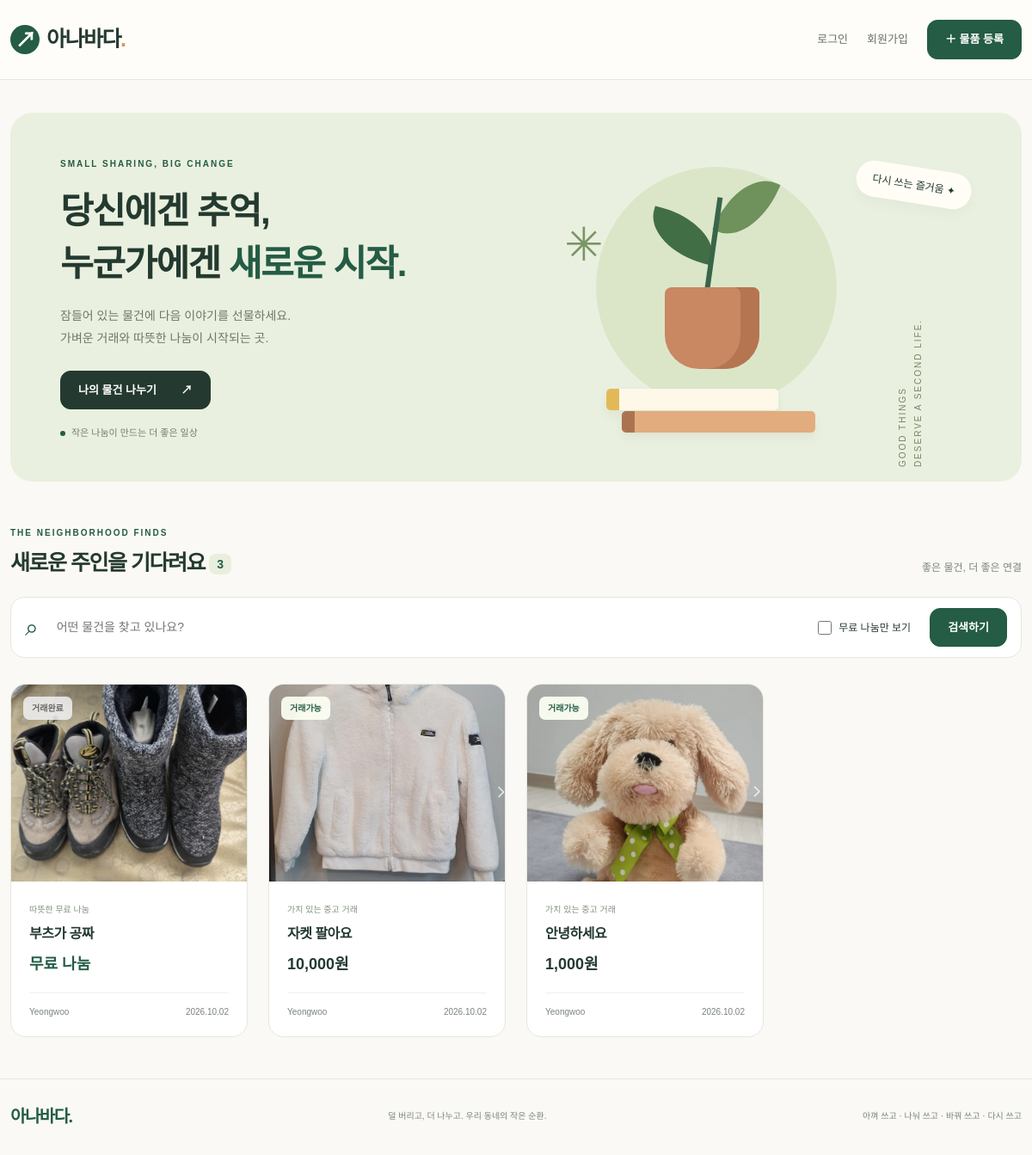
The page / on the database its author committed.
### models.py (models this page shows, shortened)
class Item(db.Model):
    id = db.Column(db.Integer, primary_key=True)
    title = db.Column(db.String(100), nullable=False)
    description = db.Column(db.Text, nullable=False)
    price = db.Column(db.Integer, nullable=False, default=0)
    image_filename = db.Column(db.String(200))
    status = db.Column(db.String(20), nullable=False, default='거래가능')
    author_id = db.Column(db.Integer, db.ForeignKey('user.id'), nullable=False)
    author = db.relationship('User', back_populates='items')
    created_at = db.Column(db.DateTime, default=now, nullable=False)
    updated_at = db.Column(db.DateTime, default=now, onupdate=now, nullable=False)

class User(UserMixin, db.Model):
    id = db.Column(db.Integer, primary_key=True)
    username = db.Column(db.String(40), unique=True, nullable=False)
    password_hash = db.Column(db.String(256), nullable=False)
    items = db.relationship('Item', back_populates='author')

### app.py (the view)
    @app.route('/')
    def index():
        q = request.args.get('q', '').strip()[:100]
        free = request.args.get('free') == '1'
        query = Item.query
        if q:
            escaped = q.replace('\\', '\\\\').replace('%', '\\%').replace('_', '\\_')
            query = query.filter(or_(Item.title.ilike(f'%{escaped}%', escape='\\'), Item.description.ilike(f'%{escaped}%', escape='\\')))
        if free:
            query = query.filter(Item.price == 0)
        pagination = query.order_by(Item.created_at.desc(), Item.id.desc()).paginate(page=request.args.get('page', 1, type=int), per_page=12, error_out=False)
        return render_template('index.html', items=pagination.items, pagination=pagination, q=q, free=free)

### templates/index.html (shortened to what this page needs)
{% extends 'base.html' %}
{% block content %}
<section class="hero">
  <div class="hero-copy"><span class="eyebrow">SMALL SHARING, BIG CHANGE</span><h1>당신에겐 추억,<br>누군가에겐 <em>새로운 시작.</em></h1><p>잠들어 있는 물건에 다음 이야기를 선물하세요.<br>가벼운 거래와 따뜻한 나눔이 시작되는 곳.</p><a class="btn btn-dark" href="{{ url_for('item_form') }}">나의 물건 나누기 <span>↗</span></a><div class="hero-note"><span class="mini-dot"></span> 작은 나눔이 만드는 더 좋은 일상</div></div>
  <div class="hero-art" aria-hidden="true"><div class="orbit"></div><span class="art-tag">다시 쓰는 즐거움 ✦</span><div class="plant"><div class="leaf leaf-one"></div><div class="leaf leaf-two"></div><div class="stem"></div><div class="pot"></div></div><div class="book book-one"></div><div class="book book-two"></div><div class="art-caption">GOOD THINGS<br>DESERVE A SECOND LIFE.</div><span class="spark">✳</span></div>
</section>
<section class="listing-section"><div class="section-heading"><div><span class="eyebrow">THE NEIGHBORHOOD FINDS</span><h2>새로운 주인을 기다려요 <span class="count">{{ pagination.total }}</span></h2></div><span class="section-note">좋은 물건, 더 좋은 연결</span></div>
<form class="search-bar" method="get"><div class="search-input"><span aria-hidden="true">⌕</span><input name="q" type="search" value="{{ q }}" placeholder="어떤 물건을 찾고 있나요?" aria-label="제목 또는 설명 검색"></div><label class="free-filter"><input type="checkbox" name="free" value="1" {% if free %}checked{% endif %}> 무료 나눔만 보기</label><button class="btn btn-primary">검색하기</button>{% if q or free %}<a class="reset" href="{{ url_for('index') }}">초기화</a>{% endif %}</form>
<div class="row g-4">{% for item in items %}<div class="col-12 col-sm-6 col-lg-4 col-xl-3"><a class="item-card {% if item.status == '거래완료' %}completed{% endif %}" href="{{ url_for('item_detail', item_id=item.id) }}"><div class="item-photo">{% if item.image_filename %}<img src="{{ url_for('static', filename='uploads/' + item.image_filename) }}" alt="{{ item.title }}" loading="lazy">{% else %}<div class="photo-placeholder"><span>↗</span><small>새로운 이야기를 기다려요</small></div>{% endif %}<span class="status-badge {% if item.status == '거래완료' %}is-done{% endif %}">{{ item.status }}</span></div><div class="card-content"><span class="item-kind">{{ '따뜻한 무료 나눔' if item.price == 0 else '가치 있는 중고 거래' }}</span><h3>{{ item.title }}</h3><div class="price {% if item.price == 0 %}free-price{% endif %}">{{ '무료 나눔' if item.price == 0 else '{:,}원'.format(item.price) }}</div><div class="card-meta"><span>{{ item.author.username }}</span><time>{{ item.created_at.strftime('%Y.%m.%d') }}</time></div></div></a></div>{% else %}<div class="empty-state"><span>✳</span><h3>{{ '검색 결과가 없어요' if q or free else '첫 번째 나눔을 기다리고 있어요' }}</h3><p>{{ '다른 검색어나 필터로 찾아보세요.' if q or free else '집 안의 작은 물건부터 새로운 이야기를 시작해 보세요.' }}</p><a class="btn btn-primary" href="{{ url_for('item_form') }}">물품 등록하기 ↗</a></div>{% endfor %}</div>
</section>
{% endblock %}

### templates/base.html (shortened to what this page needs)
<!doctype html>
<html lang="ko">
<head>
  <link href="https://cdn.jsdelivr.net/npm/bootstrap@5.3.3/dist/css/bootstrap.min.css" rel="stylesheet">
  <link href="{{ url_for('static', filename='style.css') }}" rel="stylesheet">
</head>
<body>
<header class="site-header"><nav class="container nav-wrap" aria-label="주 메뉴">
  <a class="brand" href="{{ url_for('index') }}"><span class="brand-mark">↗</span> 아나바다<span class="brand-dot">.</span></a>
  <div class="nav-actions">
    {% if current_user.is_authenticated %}<span class="user-label">{{ current_user.username }} 님</span><form method="post" action="{{ url_for('logout') }}"><input type="hidden" name="csrf_token" value="{{ csrf_token }}"><button class="btn btn-link quiet">로그아웃</button></form>
    {% else %}<a class="quiet" href="{{ url_for('login') }}">로그인</a><a class="quiet" href="{{ url_for('register') }}">회원가입</a>{% endif %}
    <a class="btn btn-primary" href="{{ url_for('item_form') }}">＋ 물품 등록</a>
  </div>
</nav></header>
<main class="container main-content">
{% block content %}{% endblock %}
</main>
<footer class="container site-footer"><span class="brand">아나바다.</span><span>덜 버리고, 더 나누고. 우리 동네의 작은 순환.</span><span>아껴 쓰고 · 나눠 쓰고 · 바꿔 쓰고 · 다시 쓰고</span></footer>
</body></html>

### rows shown on the page
Item: image_filename (picture), status "거래완료", price "따뜻한 무료 나눔", title "부츠가 공짜", price "무료 나눔", author.username "Yeongwoo", created_at "2026.10.02"
Item: image_filename (picture), status "거래가능", price "가치 있는 중고 거래", title "자켓 팔아요", price "10,000원", author.username "Yeongwoo", created_at "2026.10.02"
Item: image_filename (picture), status "거래가능", price "가치 있는 중고 거래", title "안녕하세요", price "1,000원", author.username "Yeongwoo", created_at "2026.10.02"

### other values the page prints
{{ pagination.total }} "3"
